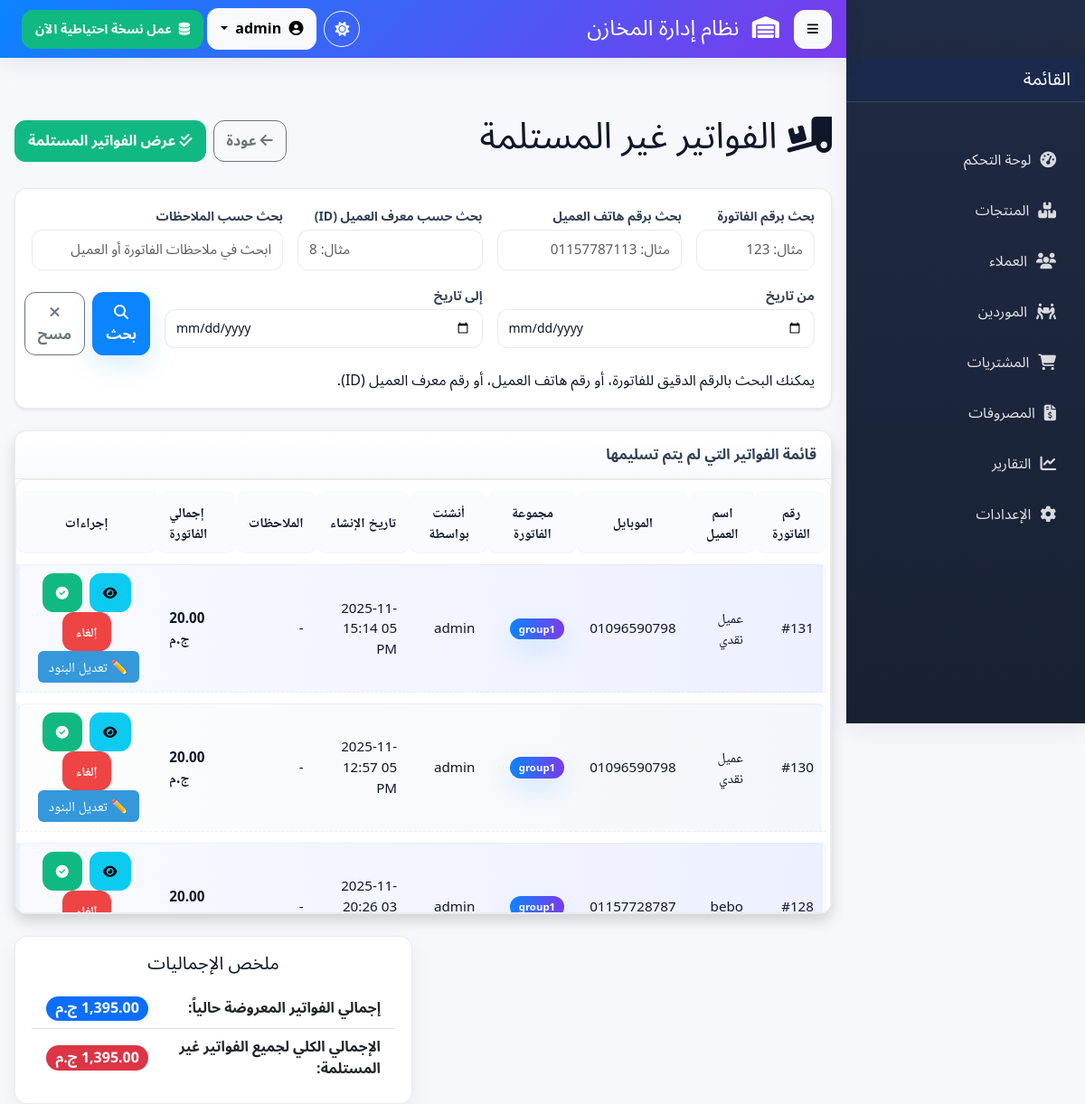
Page /admin/pending_invoices.php (signed in) on the committed database.
### tables this page shows
CREATE TABLE `invoices_out` (
  `id` int(11) NOT NULL COMMENT 'المعرف التلقائي للفاتورة',
  `customer_id` int(11) NOT NULL COMMENT 'معرف العميل المرتبط بالفاتورة',
  `delivered` enum('yes','no','canceled','reverted') NOT NULL DEFAULT 'no' COMMENT 'هل تم التسليم؟ (نعم/لا)',
  `invoice_group` enum('group1','group2','group3','group4','group5','group6','group7','group8','group9','group10','group11') NOT NULL COMMENT 'مجموعة الفاتورة (من 1 إلى 11)',
  `created_by` int(11) DEFAULT NULL COMMENT 'معرف المستخدم الذي أنشأ الفاتورة',
  `created_at` timestamp NOT NULL DEFAULT current_timestamp() COMMENT 'تاريخ ووقت الإنشاء',
  `updated_by` int(11) DEFAULT NULL COMMENT 'معرف المستخدم الذي آخر من عدل الفاتورة',
  `updated_at` timestamp NULL DEFAULT NULL ON UPDATE current_timestamp() COMMENT 'تاريخ ووقت آخر تعديل',
  `notes` text DEFAULT NULL,
  `cancel_reason` varchar(255) DEFAULT NULL,
  `revert_reason` varchar(255) DEFAULT NULL,
  `total_before_discount` decimal(12,2) DEFAULT 0.00 COMMENT 'مجموع البيع قبل أي خصم',
  `discount_type` enum('percent','amount') DEFAULT 'percent' COMMENT 'نوع الخصم',
  `discount_value` decimal(10,2) DEFAULT 0.00 COMMENT 'قيمة الخصم: إذا percent -> تخزن النسبة (مثال: 10) وإلا قيمة المبلغ',
  `discount_amount` decimal(12,2) DEFAULT 0.00 COMMENT 'مبلغ الخصم المحسوب بالعملة',
  `total_after_discount` decimal(12,2) DEFAULT 0.00 COMMENT 'المجموع النهائي بعد الخصم',
  `total_cost` decimal(12,2) DEFAULT 0.00 COMMENT 'اجمالي التكلفة (مخزن للتقارير)',
  `profit_amount` decimal(12,2) DEFAULT 0.00 COMMENT 'اجمالي الربح = total_before_discount - total_cost'
);

CREATE TABLE `users` (
  `id` int(11) NOT NULL,
  `username` varchar(50) NOT NULL,
  `email` varchar(100) NOT NULL,
  `password` varchar(255) NOT NULL,
  `role` enum('user','admin') NOT NULL DEFAULT 'user',
  `created_at` timestamp NOT NULL DEFAULT current_timestamp()
);

### admin/pending_invoices.php (the view, shortened to what this page needs)
    <?php
    require_once dirname(__DIR__) . '/config.php';
    function e($s)
    {
        return htmlspecialchars($s ?? '', ENT_QUOTES | ENT_SUBSTITUTE, 'UTF-8');
    }
    require_once BASE_DIR . 'partials/header.php';
    $result = null;
    $grand_total_all_pending = 0;
    $displayed_invoices_sum = 0;
    $invoice_q = isset($_GET['invحoice_q']) ? trim((string)$_GET['invoice_q']) : '';
    $mobile_q  = isset($_GET['mobile_q']) ? trim((string)$_GET['mobile_q']) : '';
    $customer_filter_id = isset($_GET['customer_id']) ? intval($_GET['customer_id']) : 0;
    $sql_grand_total = "SELECT COALESCE(SUM(ioi.total_price),0) AS grand_total
                        FROM invoice_out_items ioi
                        JOIN invoices_out io ON ioi.invoice_out_id = io.id
                        WHERE io.delivered = 'no'";
    $res_gt = $conn->query($sql_grand_total);
    if ($res_gt) {
        $grand_total_all_pending = floatval($res_gt->fetch_assoc()['grand_total'] ?? 0);
    }
    $sql_select = "SELECT i.id, i.invoice_group, i.created_at,
                        COALESCE(c.name,'(عميل نقدي)') AS customer_name,
                        COALESCE(c.mobile,'-') AS customer_mobile,
                        u.username AS creator_name,
                        COALESCE(i.notes,'') AS notes,
                        COALESCE((SELECT SUM(item.total_price) FROM invoice_out_items item WHERE item.invoice_out_id = i.id),0) AS invoice_total
                FROM invoices_out i
                LEFT JOIN customers c ON i.customer_id = c.id
                LEFT JOIN users u ON i.created_by = u.id
                WHERE i.delivered = 'no' ";
    $sql_select .= " ORDER BY i.created_at DESC, i.id DESC LIMIT 2000";
    if ($stmt = $conn->prepare($sql_select)) {
        if ($stmt->execute()) {
            $result = $stmt->get_result();
        } else {
            $message = "<div class='alert alert-danger'>خطأ أثناء تنفيذ استعلام جلب الفواتير: " . e($stmt->error) . "</div>";
        }
    } else {
        $message = "<div class='alert alert-danger'>خطأ في تحضير استعلام: " . e($conn->error) . "</div>";
    }
    $delivered_invoices_link = BASE_URL . "admin/delivered_invoices.php";
    $current_page_link = htmlspecialchars($_SERVER['PHP_SELF']);
    require_once BASE_DIR . 'partials/sidebar.php';
    ?>
    <div class="container mt-5 pt-3 ">
        <div class="d-flex justify-content-between align-items-center mb-4">
            <div>
                <h1><i class="fas fa-truck-loading"></i> الفواتير غير المستلمة</h1>
            </div>
            <div class="d-flex gap-2">
                <button type="button" class="btn btn-outline-secondary" onclick="history.back();"><i class="fas fa-arrow-left"></i> عودة</button>
                <a href="<?php echo $delivered_invoices_link; ?>" class="btn btn-success"><i class="fas fa-check-double"></i> عرض الفواتير المستلمة</a>
            </div>
        </div>
        <div class="card mb-4 shadow-sm">
            <div class="card-body align-items-center">
                <form method="get" action="<?php echo $current_page_link; ?>" class="row gx-3 gy-2 align-items-center">
                    <div class="col-md-2 mt-2">
                        <label class="form-label small mb-1">بحث برقم الفاتورة</label>
                        <input type="text" name="invoice_q" value="<?php echo e($invoice_q); ?>" class="form-control" placeholder="مثال: 123">
                    </div>
                    <div class="col-md-3 mt-2">
                        <label class="form-label small mb-1">بحث برقم هاتف العميل</label>
                        <input type="text" name="mobile_q" value="<?php echo e($mobile_q); ?>" class="form-control" placeholder="مثال: 01157787113">
                    </div>
                    <div class="col-md-3 mt-2">
                        <label class="form-label small mb-1">بحث حسب معرف العميل (ID)</label>
                        <input type="number" name="customer_id" value="<?php echo ($customer_filter_id > 0) ? e($customer_filter_id) : ''; ?>" class="form-control" placeholder="مثال: 8">
                    </div>
                    <div class="col-md-4 mt-2">
                        <label class="form-label small mb-1">بحث حسب الملاحظات</label>
                        <input type="text" name="notes_q" value="<?php echo e(isset($_GET['notes_q']) ? trim((string)$_GET['notes_q']) : ''); ?>" class="form-control" placeholder="ابحث في ملاحظات الفاتورة أو العميل">
                    </div>
                    <div class="col-md-5 mt-2">
                        <label class="form-label small mb-1">من تاريخ</label>
                        <input type="date" name="date_from" id="date_from" class="form-control" value="<?php echo isset($_GET['date_from']) ? htmlspecialchars($_GET['date_from']) : ''; ?>">
                    </div>
                    <div class="col-md-5 mt-2">
                        <label class="form-label small mb-1">إلى تاريخ</label>
                        <input type="date" name="date_to" id="date_to" class="form-control" value="<?php echo isset($_GET['date_to']) ? htmlspecialchars($_GET['date_to']) : ''; ?>">
                    </div>
                    <div class="col-md-2 mt-4 d-flex gap-2 align-items-center">
                        <button type="submit" class="btn btn-primary w-100"><i class="fas fa-search"></i> بحث</button>
                        <a href="<?php echo $current_page_link; ?>" class="btn btn-outline-secondary w-100"><i class="fas fa-times"></i> مسح</a>
                    </div>
                </form>
                <div class="note-text mt-3">يمكنك البحث بالرقم الدقيق للفاتورة، أو رقم هاتف العميل، أو رقم معرف العميل (ID).</div>
            </div>
        </div>
        <div class="card shadow">
            <div class="card-header">
                قائمة الفواتير التي لم يتم تسليمها
            </div>
            <div class="table-responsive custom-table-wrapper ps-1">
                <table class="tabl custom-table">
                    <thead class="table-dark center">
                        <tr>
                            <th>رقم الفاتورة</th>
                            <th>اسم العميل</th>
                            <th>الموبايل</th>
                            <th>مجموعة الفاتورة</th>
                            <th class="d-none d-md-table-cell">أنشئت بواسطة</th>
                            <th class="d-none d-md-table-cell">تاريخ الإنشاء</th>
                            <th class="d-none d-md-table-cell">الملاحظات</th>
                            <th class="text-end">إجمالي الفاتورة</th>
                            <th class="text-center">إجراءات</th>
                        </tr>
                    </thead>
                    <tbody>
                        <?php if ($result && $result->num_rows > 0): ?>
                            <?php while ($row = $result->fetch_assoc()):
                                $current_invoice_total_for_row = floatval($row["invoice_total"] ?? 0);
                                $displayed_invoices_sum += $current_invoice_total_for_row;
                            ?>
                                <tr>
                                    <td>#<?php echo e($row["id"]); ?></td>
                                    <td><?php echo e($row["customer_name"]); ?></td>
                                    <td><?php echo e($row["customer_mobile"]); ?></td>
                                    <td><span class="badge bg-info"><?php echo e($row["invoice_group"]); ?></span></td>
                                    <td class="d-none d-md-table-cell"><?php echo e($row["creator_name"] ?? 'غير معروف'); ?></td>
                                    <td class="d-none d-md-table-cell"><?php echo e(date('Y-m-d H:i A', strtotime($row["created_at"]))); ?></td>
                                    <?php
                                    $noteText = trim((string)($row['notes'] ?? ''));
                                    $noteDisplay = $noteText === '' ? '-' : (mb_strlen($noteText) > 70 ? mb_substr($noteText, 0, 15) . '...' : $noteText);
                                    ?>
                                    <td class="d-none d-md-table-cell" title="<?php echo e($noteText); ?>">
                                        <?php echo e($noteDisplay); ?>
                                    </td>
                                    <td class="text-end fw-bold"><?php echo number_format($current_invoice_total_for_row, 2); ?> ج.م</td>
                                    <td class="text-center">
                                        <button type="button" class="btn btn-info btn-sm btn-open-modal" data-invoice-id="<?php echo e($row["id"]); ?>" title="عرض التفاصيل"><i class="fas fa-eye"></i></button>
                                        <?php if (isset($_SESSION['role']) && $_SESSION['role'] == 'admin'): ?>
                                            <form action="<?php echo $current_page_link; ?>?<?php echo http_build_query($_GET); ?>" method="post" class="d-inline ms-1">
                                                <button type="submit" name="mark_delivered" class="btn btn-success btn-sm" title="تحديد كمستلمة"><i class="fas fa-check-circle"></i></button>
                                            </form>
                                            <button class="btn btn-sm btn-danger btn-cancel-invoice" data-invoice-id=<?php echo e($row['id']); ?>" title="إلغاء الفاتورة">
                                                إلغاء
                                            </button>
                                            <button
  class="btn-edit-items"
  data-id="<?php echo e($row['id']); ?>"
  title="تعديل البنود"
  style="padding:6px 12px;background:#3498db;color:#fff;border:none;border-radius:6px;cursor:pointer">
  ✏️ تعديل البنود
</button>
                                        <?php endif; ?>
                                    </td>
                                </tr>
                            <?php endwhile; ?>
                        <?php else: ?>
                            <tr>
                                <td colspan="8" class="text-center py-4">لا توجد فواتير غير مستلمة حالياً.</td>
                            </tr>
                        <?php endif; ?>
                    </tbody>
                </table>
            </div>
        </div>
        <div class="row mt-4">
            <div class="col-md-6 offset-md-6">
                <div class="card">
                    <div class="card-body">
                        <h5 class="card-title text-center mb-3 note-text">ملخص الإجماليات</h5>
                        <ul class="list-group list-group-flush rounded">
                            <li class="list-group-item d-flex justify-content-between align-items-center">
                                <strong>إجمالي الفواتير المعروضة حالياً:</strong>
                                <span class="badge bg-primary rounded-pill fs-6"><?php echo number_format($displayed_invoices_sum, 2); ?> ج.م</span>
                            </li>
                            <li class="list-group-item d-flex justify-content-between align-items-center">
                                <strong>الإجمالي الكلي لجميع الفواتير غير المستلمة:</strong>
                                <span class="badge bg-danger rounded-pill fs-6"><?php echo number_format($grand_total_all_pending, 2); ?> ج.م</span>
                            </li>
                        </ul>
                    </div>
                </div>
            </div>
        </div>
    </div>
    <?php
    require_once BASE_DIR . 'partials/footer.php';
    ?>

### rows in the picture
invoices_out: id "131", customer_name "عميل نقدي", customer_mobile "01096590798", invoice_group "group1", created_by.username "admin", created_at "2025-11-05 15:14 PM", noteDisplay "-", current_invoice_total_for_row "20.00"
invoices_out: id "130", customer_name "عميل نقدي", customer_mobile "01096590798", invoice_group "group1", created_by.username "admin", created_at "2025-11-05 12:57 PM", noteDisplay "-", current_invoice_total_for_row "20.00"
invoices_out: id "128", customer_name "bebo", customer_mobile "01157728787", invoice_group "group1", created_by.username "admin", created_at "2025-11-03 20:26…", noteDisplay "-", current_invoice_total_for_row "20.00"

### other values in the picture
$displayed_invoices_sum "1,395.00"
$grand_total_all_pending "1,395.00"
